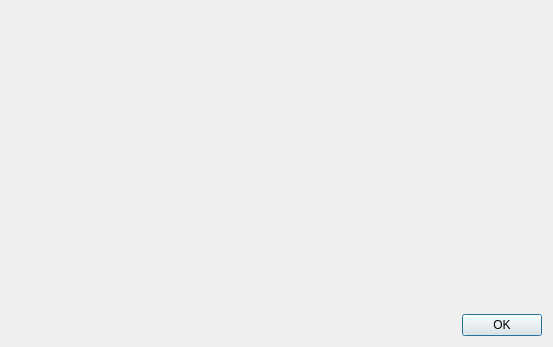
<?xml version="1.0" encoding="UTF-8"?>
<ui version="4.0">
 <class>DiaAbout</class>
 <widget class="QDialog" name="DiaAbout">
  <property name="geometry">
   <rect>
    <x>0</x>
    <y>0</y>
    <width>553</width>
    <height>347</height>
   </rect>
  </property>
  <property name="windowTitle">
   <string>Dialog</string>
  </property>
  <layout class="QVBoxLayout" name="verticalLayout">
   <item>
    <widget class="QTextBrowser" name="tb_info">
     <property name="styleSheet">
      <string notr="true">background:rgba(0,0,0,0);</string>
     </property>
     <property name="openExternalLinks">
      <bool>true</bool>
     </property>
    </widget>
   </item>
   <item>
    <widget class="QDialogButtonBox" name="buttonBox">
     <property name="orientation">
      <enum>Qt::Horizontal</enum>
     </property>
     <property name="standardButtons">
      <set>QDialogButtonBox::Ok</set>
     </property>
    </widget>
   </item>
  </layout>
 </widget>
 <resources/>
 <connections>
  <connection>
   <sender>buttonBox</sender>
   <signal>accepted()</signal>
   <receiver>DiaAbout</receiver>
   <slot>accept()</slot>
   <hints>
    <hint type="sourcelabel">
     <x>248</x>
     <y>254</y>
    </hint>
    <hint type="destinationlabel">
     <x>157</x>
     <y>274</y>
    </hint>
   </hints>
  </connection>
  <connection>
   <sender>buttonBox</sender>
   <signal>rejected()</signal>
   <receiver>DiaAbout</receiver>
   <slot>reject()</slot>
   <hints>
    <hint type="sourcelabel">
     <x>316</x>
     <y>260</y>
    </hint>
    <hint type="destinationlabel">
     <x>286</x>
     <y>274</y>
    </hint>
   </hints>
  </connection>
 </connections>
</ui>
